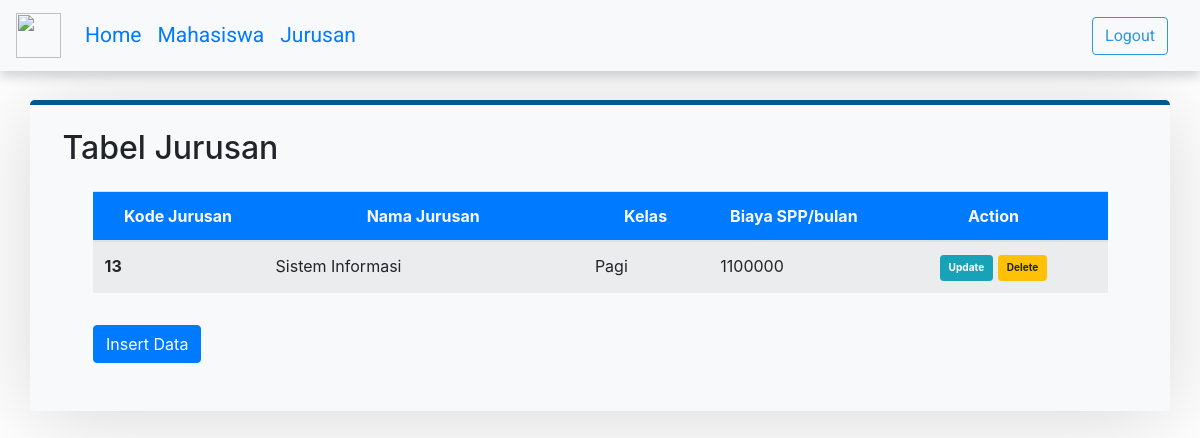
The page /admin/jurusan.php on the database its author committed.
### tables this page shows
CREATE TABLE `jurusan` (
  `id_jurusan` int(11) NOT NULL,
  `nama_jurusan` varchar(255) DEFAULT NULL,
  `kelas` varchar(255) DEFAULT NULL,
  `biaya_spp` int(11) DEFAULT NULL
);

### admin/models/config.php (called while the page is built, shortened)
<?php
class config
{
    function __construct()
    {
        $sambunganDB = mysqli_connect("127.0.0.1:3307", "root", "alfin3307", "pmb_itats");
        if (mysqli_connect_errno()) {
            echo 'Koneksi database gagal!' . mysqli_connect_error();
        } else {
            $this->penghubung = $sambunganDB;
        }
    }
}

### admin/models/modelJurusan.php (called while the page is built, shortened)
<?php
include_once 'config.php';
class modelJurusan extends config
{
    function vijur()
    {
        $query = "SELECT*FROM jurusan";
        $panggil = mysqli_query($this->penghubung, $query);
        while ($tampil = mysqli_fetch_array($panggil)) {
            $sementara[] = $tampil;
        }
        $this->dataku = $sementara;
        return $this->dataku;
    }
}

### admin/jurusan.php (the view, shortened to what this page needs)
<!doctype html>
<html lang="en">
<head>
    <link rel="stylesheet" href="https://stackpath.bootstrapcdn.com/bootstrap/4.5.0/css/bootstrap.min.css">
</head>
<body>
    <?php include('header-admin.php'); ?>
    <div class="container bg-light rounded-lg warna" style="margin-top: 100px">
        <div class="row justify-content-center">
            <div class="col-11 mt-4">
                <h2 class="mb-4" style="margin-left: -30px">Tabel Jurusan</h2>
                <table class="table table-hover table-striped">
                    <thead class="bg-primary text-center text-light">
                        <tr>
                            <th scope="col" style="width: 150px">Kode Jurusan</th>
                            <th scope="col" style="width: 280px">Nama Jurusan</th>
                            <th scope="col" style="width: 110px">Kelas</th>
                            <th scope="col" style="width: 150px">Biaya SPP/bulan</th>
                            <th scope="col" style="width: 200px">Action</th>
                        </tr>
                    </thead>
                    <tbody>
                        <?php
                        require_once "models/modelJurusan.php";
                        $object = new modelJurusan();
                        $object->vijur();
                        $jur = $object->vijur();
                        foreach ($jur as $see) {
                            ?>
                            <tr>
                                <th scope="row"><?php echo $see['id_jurusan']; ?></th>
                                <td><?php echo $see['nama_jurusan']; ?></td>
                                <td><?php echo $see['kelas']; ?></td>
                                <td><?php echo $see['biaya_spp']; ?></td>
                                <td>
                                    <div align="center">
                                        <a data-toggle="modal" href="#modalUpdate<?php echo $see['id_jurusan']; ?>"><button type="button" class="btn btn-info btn-sm font-weight-bolder">Update</button></a>
                                        <a href="proses/prosesJurusan.php?aksi=remove&kd=<?php echo $see['id_jurusan']; ?>"><button type="button" class="btn btn-warning btn-sm font-weight-bolder">Delete</button></a>
                                </td>
                            </tr>
                        <?php } ?>
                    </tbody>
                </table>
            </div>
        </div>
        <div class="row">
            <div class="col ml-5 mb-5 mt-3">
                <button type="button" class="btn btn-primary" data-toggle="modal" data-target="#modalJurusan" data-whatever="@getbootstrap">Insert Data</button>
            </div>
        </div>
    </div>
</body>
</html>

### admin/jurusan.php (style rules this page uses)
.warna { border: solid; border-width: 0px; border-top-width: 5px; border-color: #045890; -webkit-backdrop-filter: blur(30px); box-shadow: 0 6px 90px 0 rgba(0, 0, 0, 0.16); }
.btn-sm { font-size: .630rem; }

### rows shown on the page
jurusan: id_jurusan "13", nama_jurusan "Sistem Informasi", kelas "Pagi", biaya_spp "1100000"
